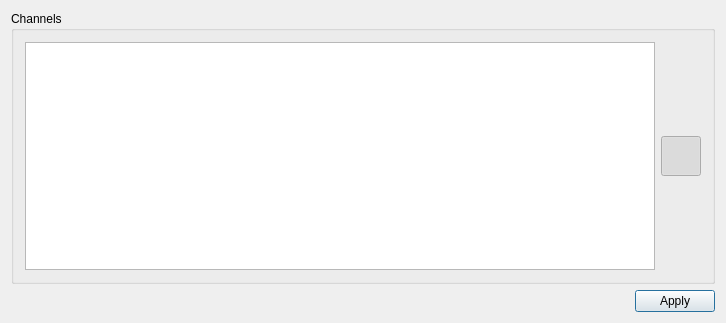
<?xml version="1.0" encoding="UTF-8"?>
<ui version="4.0">
 <class>AwFilterGUI</class>
 <widget class="QWidget" name="AwFilterGUI">
  <property name="geometry">
   <rect>
    <x>0</x>
    <y>0</y>
    <width>726</width>
    <height>323</height>
   </rect>
  </property>
  <property name="windowTitle">
   <string>Filters</string>
  </property>
  <layout class="QVBoxLayout" name="verticalLayout">
   <item>
    <widget class="QGroupBox" name="groupBox">
     <property name="title">
      <string>Channels</string>
     </property>
     <layout class="QHBoxLayout" name="horizontalLayout">
      <item>
       <widget class="QTableView" name="tableView"/>
      </item>
      <item>
       <widget class="QPushButton" name="buttonSwitch">
        <property name="minimumSize">
         <size>
          <width>40</width>
          <height>40</height>
         </size>
        </property>
        <property name="text">
         <string/>
        </property>
        <property name="icon">
         <iconset resource="../../../resources/AnyWave.qrc">
          <normaloff>:/images/filters-256.png</normaloff>
          <normalon>:/images/no-filter128.png</normalon>:/images/filters-256.png</iconset>
        </property>
        <property name="iconSize">
         <size>
          <width>32</width>
          <height>32</height>
         </size>
        </property>
        <property name="checkable">
         <bool>true</bool>
        </property>
        <property name="checked">
         <bool>true</bool>
        </property>
       </widget>
      </item>
     </layout>
    </widget>
   </item>
   <item>
    <layout class="QHBoxLayout" name="horizontalLayout_2">
     <item>
      <spacer name="horizontalSpacer">
       <property name="orientation">
        <enum>Qt::Horizontal</enum>
       </property>
       <property name="sizeHint" stdset="0">
        <size>
         <width>40</width>
         <height>20</height>
        </size>
       </property>
      </spacer>
     </item>
     <item>
      <widget class="QPushButton" name="buttonApply">
       <property name="sizePolicy">
        <sizepolicy hsizetype="Preferred" vsizetype="Fixed">
         <horstretch>0</horstretch>
         <verstretch>0</verstretch>
        </sizepolicy>
       </property>
       <property name="text">
        <string>Apply</string>
       </property>
       <property name="default">
        <bool>true</bool>
       </property>
      </widget>
     </item>
    </layout>
   </item>
  </layout>
 </widget>
 <layoutdefault spacing="6" margin="11"/>
 <resources>
  <include location="../../../resources/AnyWave.qrc"/>
 </resources>
 <connections/>
</ui>
